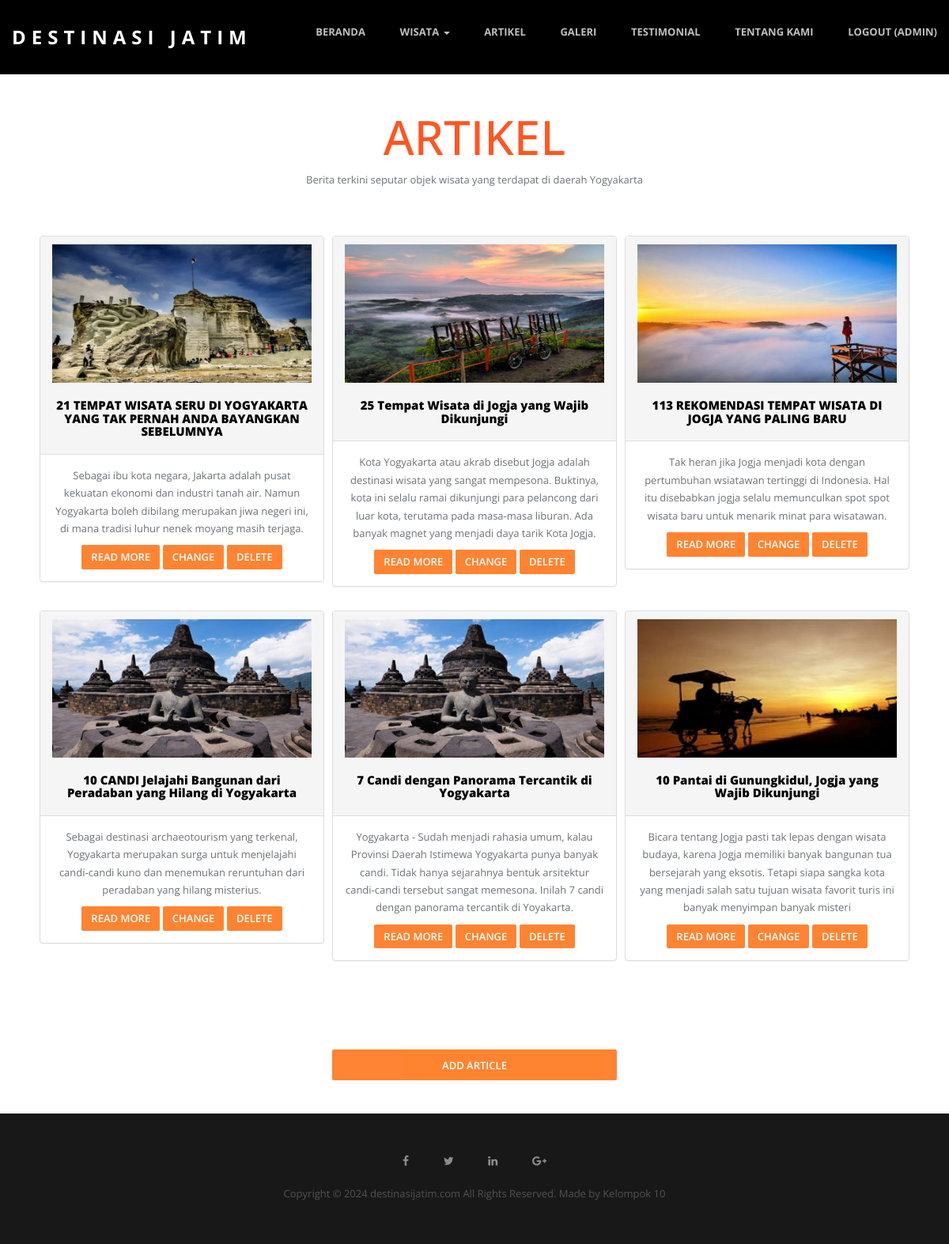
Screenshot of /artikel.php (signed in) with the database file from the repository.
### tables this page shows
CREATE TABLE `artikel` (
  `id` int(100) NOT NULL,
  `judul` varchar(400) NOT NULL,
  `keterangan` varchar(500) NOT NULL,
  `url` varchar(250) NOT NULL,
  `foto` varchar(200) NOT NULL
);

### artikel.php (the view, shortened to what this page needs)
<!doctype html>
<html class="no-js" lang="">
<head>
  <link rel="stylesheet" href="css/bootstrap.min.css">
  <link rel="stylesheet" href="css/flexslider.css">
  <link rel="stylesheet" href="css/jquery.fancybox.css">
  <link rel="stylesheet" href="css/main.css">
  <link rel="stylesheet" href="css/responsive.css">
  <link rel="stylesheet" href="css/font-icon.css">
  <link rel="stylesheet" href="css/animate.min.css">
  <link rel="stylesheet" href="css/article.css">
  <link rel="stylesheet" href="https://maxcdn.bootstrapcdn.com/font-awesome/4.4.0/css/font-awesome.min.css">
</head>
<body>
  <header id="header" class="navbar-fixed-top">
    <div class="header-content clearfix"> <a class="logo" href="index.php">DESTINASI JATIM</a>
      <nav class="navigation" role="navigation">
        <ul class="primary-nav">
          <li><a href="index.php">Beranda</a></li>
          <li class="dropdown">
            <a href="#" class="dropdown-toggle" data-toggle="dropdown">Wisata <b class="caret"></b></a>
          </li>
          <li><a href="artikel.php">Artikel</a></li>
          <li><a href="galeri.php">Galeri</a></li>
          <li><a href="testimonial.php">Testimonial</a></li>
          <li><a href="tentang.php">Tentang Kami</a></li>
          <?php
          if (!isset($_SESSION['is_login'])) {
          ?>
            <li>
              <a href="login.php">Login</a>
            </li>
          <?php } else { ?>
            <li>
              <a href="akunuser.php?logoutSubmit=1" class="logout">Logout (<?= $_SESSION['namauser']; ?>)</a>
            </li><?php } ?>
        </ul>
      </nav>
    </div>
  </header>
  <main>
    <section id="intro" class="title-container">
      <div class="container">
        <div class="col-md-8 col-md-offset-2 text-center">
          <h1 class="title-intro">ARTIKEL</h1>
            <p>Berita terkini seputar objek wisata yang terdapat di daerah Yogyakarta</p>
        </div>
      </div>
    </section>
    <section id="services" class="services service-section">
      <div class="article">
        <?php
        include "koneksi.php";
        $query = "SELECT * FROM artikel";
        $sql = mysqli_query($connect, $query);
        while ($data = mysqli_fetch_array($sql)) {
        ?>
          <div class="panel panel-default">
            <div class="panel-heading">
              <?php echo "<img src='images/foto/" . $data['foto'] . "'>"; ?>
              <h2> <?php echo "" . $data['judul'] . ""; ?></h2>
            </div>
            <div class="panel-body">
              <p> <?php echo "" . $data['keterangan'] . ""; ?></p>
              <a <?php echo "href=" . $data['url'] . ""; ?> class="btn btn-default">Read More</a>
              <button type="button" class="btn btn-primary" data-toggle="modal" data-target="#editArticleModal<?php echo $data['id']; ?>">
                Change
              </button>
              <a href="proses_hapus_artikel.php?id=<?php echo $data['id']; ?>" class="btn btn-danger">Delete</a>
            </div>
          </div>
        <?php
        }
        ?>
    </section>
    <?php
    if (isset($_SESSION['admin'])) {
    ?>
      <section class="service section flex-center">
        <button type="button" class="btn btn-primary btn-add" data-toggle="modal" data-target="#addArticleModal">
          Add Article
        </button>
      </section>
    <?php } ?>
  </main>
  <footer class="footer">
    <div class="footer-top section">
      <div class="container" align="center">
        <div class="row">
          <a style="padding:20px" ; href="#"><i class="fa fa-facebook"></i></a>
          <a style="padding:20px" ; href="#"><i class="fa fa-twitter"></i></a>
          <a style="padding:20px" ; href="#"><i class="fa fa-linkedin"></i></a>
          <a style="padding:20px" ; href="#"><i class="fa fa-google-plus"></i></a>
          <br>
          <br>
          <p>Copyright © 2024 destinasijatim.com All Rights Reserved. Made by Kelompok 10 </p>
        </div>
      </div>
    </div>
  </footer>
</body>
</html>

### css/main.css (style rules this page uses)
p { font-size: 13px; line-height: 22.4px; color: #6c7279; }
h1 { font-size: 65px; color: #2d3033; }
h2 { font-size: 40px; color: #2d3033; }
.btn { background-color: #F60; color: #fff; font-size: 13px; font-weight: 600; border: 0; -moz-border-radius: 2px; -webkit-border-radius: 2px; border-radius: 2px; display: inline-block; text-transform: uppercase; opacity:0.8; }
a { color: #e84545; }
body { font-family: "Open Sans", Arial, sans-serif; font-weight: 400; color: #6c7279; }
ul, ol { margin: 0; padding: 0; }
ul li { list-style: none; }
.section { padding: 3em 0; }
#header { position: fixed; width: 100%; z-index: 999; background-color: black; }
#header .header-content { margin: 0 auto; max-width: 1170px; padding: 30px 0; width: 100%; -moz-transition: padding 0.3s; -o-transition: padding 0.3s; -webkit-transition: padding 0.3s; transition: padding 0.3s; }
#header .logo { float: left; font-size: 2.4rem; font-weight:700; color:rgb(255, 255, 255); text-decoration:none; text-transform:uppercase; letter-spacing:7px; }
.navigation { float: right; }
.navigation li { display: inline-block; }
.navigation a { color: rgba(255, 255, 255, 0.75); font-size: 13px; font-weight: 700; margin-left: 40px; text-transform: uppercase; }
.panel-body { text-align: center; }
.service-section { padding-top: 50px; }
.services { margin-bottom: 50px; }
.footer { text-align: left; }
.footer-top { background-color: #181818; padding-top: 50px; }
.footer p { color: rgba(255, 255, 255, 0.25); }
.footer a { color: rgba(255, 255, 255, 0.50); }
.title-intro { color: #ff5722; font-size: 6rem; font-weight: 500; text-transform: uppercase; text-align: center; }
main { padding-top: 12rem; min-height: 77.5vh; }

### css/article.css (style rules this page uses)
.article { display: flex; flex-direction: row; justify-content: center; gap: 1rem; align-items: start; flex-wrap: wrap; }
.article > * { width: clamp(300px, 30%, 800px); text-align: center; }
.article img { width: 100%; object-fit: scale-down; }
.article h2 { font-size: 1.5rem; font-weight: 800; color: rgb(0, 0, 0); }
.btn-add { width: 30%; height: 3em; }
.flex-center { display: flex; justify-content: center; align-items: center; }

### rows the page displays
artikel: foto (picture), judul "21 TEMPAT WISATA SERU DI YOGYAKARTA YANG TAK PERNAH ANDA BAYANGKAN SEBELUMNYA", keterangan "Sebagai ibu kota negara, Jakarta adalah pusat kekuatan ekonomi dan industri tanah air. Namun Yogyakarta boleh dibilang merupakan jiwa negeri ini, di mana tradisi luhur nenek moyang masih terjaga."
artikel: foto (picture), judul "25 Tempat Wisata di Jogja yang Wajib Dikunjungi", keterangan "Kota Yogyakarta atau akrab disebut Jogja adalah destinasi wisata yang sangat mempesona. Buktinya, kota ini selalu ramai dikunjungi para pelancong dari luar kota, terutama pada masa-masa liburan. Ada banyak magnet yang menjadi daya tarik Kota Jogja."
artikel: foto (picture), judul "113 REKOMENDASI TEMPAT WISATA DI JOGJA YANG PALING BARU", keterangan "Tak heran jika Jogja menjadi kota dengan pertumbuhan wsiatawan tertinggi di Indonesia. Hal itu disebabkan jogja selalu memunculkan spot spot wisata baru untuk menarik minat para wisatawan."
artikel: foto (picture), judul "10 CANDI Jelajahi Bangunan dari Peradaban yang Hilang di Yogyakarta", keterangan "Sebagai destinasi archaeotourism yang terkenal, Yogyakarta merupakan surga untuk menjelajahi candi-candi kuno dan menemukan reruntuhan dari peradaban yang hilang misterius."
artikel: foto (picture), judul "7 Candi dengan Panorama Tercantik di Yogyakarta", keterangan "Yogyakarta - Sudah menjadi rahasia umum, kalau Provinsi Daerah Istimewa Yogyakarta punya banyak candi. Tidak hanya sejarahnya bentuk arsitektur candi-candi tersebut sangat memesona. Inilah 7 candi dengan panorama tercantik di Yoyakarta."
artikel: foto (picture), judul "10 Pantai di Gunungkidul, Jogja yang Wajib Dikunjungi", keterangan "Bicara tentang Jogja pasti tak lepas dengan wisata budaya, karena Jogja memiliki banyak bangunan tua bersejarah yang eksotis. Tetapi siapa sangka kota yang menjadi salah satu tujuan wisata favorit turis ini banyak menyimpan banyak misteri"

### other values shown
$_SESSION['namauser'] "ADMIN"
